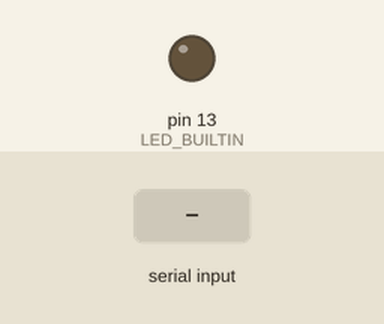
Recording of a sketch running on a simulated Arduino Uno, built with avr-gcc and run on an emulated ATmega328P. Shown: output pins drawn as LEDs (lit = HIGH). The test bench sets the inputs (shaded band).

Above: at 1.2 s.
1.3 s: "a" received over Serial
At 2.1 s:
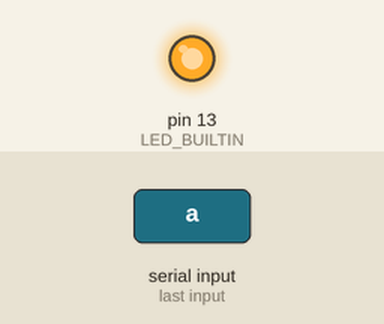
Timing chart, 0 to 4.3 s (numbered marks = the images above; inputs shaded):
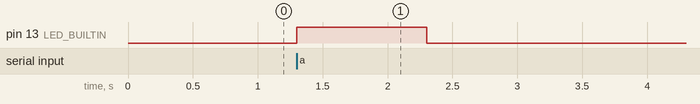

Measured:
- after the input at 1.3 s, pin 13 (LED_BUILTIN): LOW → HIGH at once, → LOW 1.0 s later

The sketch:

Macro_Examples.ino
```cpp
#define DW(x,y) digitalWrite(x,y)
#define s Serial
#define f(x) if(x){
#define end }

typedef char ch;
typedef uint32_t uint32;

uint32 x=0;
void setup()
{
  s.begin(9600);
  pinMode(LED_BUILTIN, OUTPUT);
}

void loop()
{
  f(s.available())
    ch c=s.read();

  f(c=='a')
  DW(13,1);
  delay(1000);
  digitalWrite(13, LOW);
  delay(1000);
end
end
end
```
